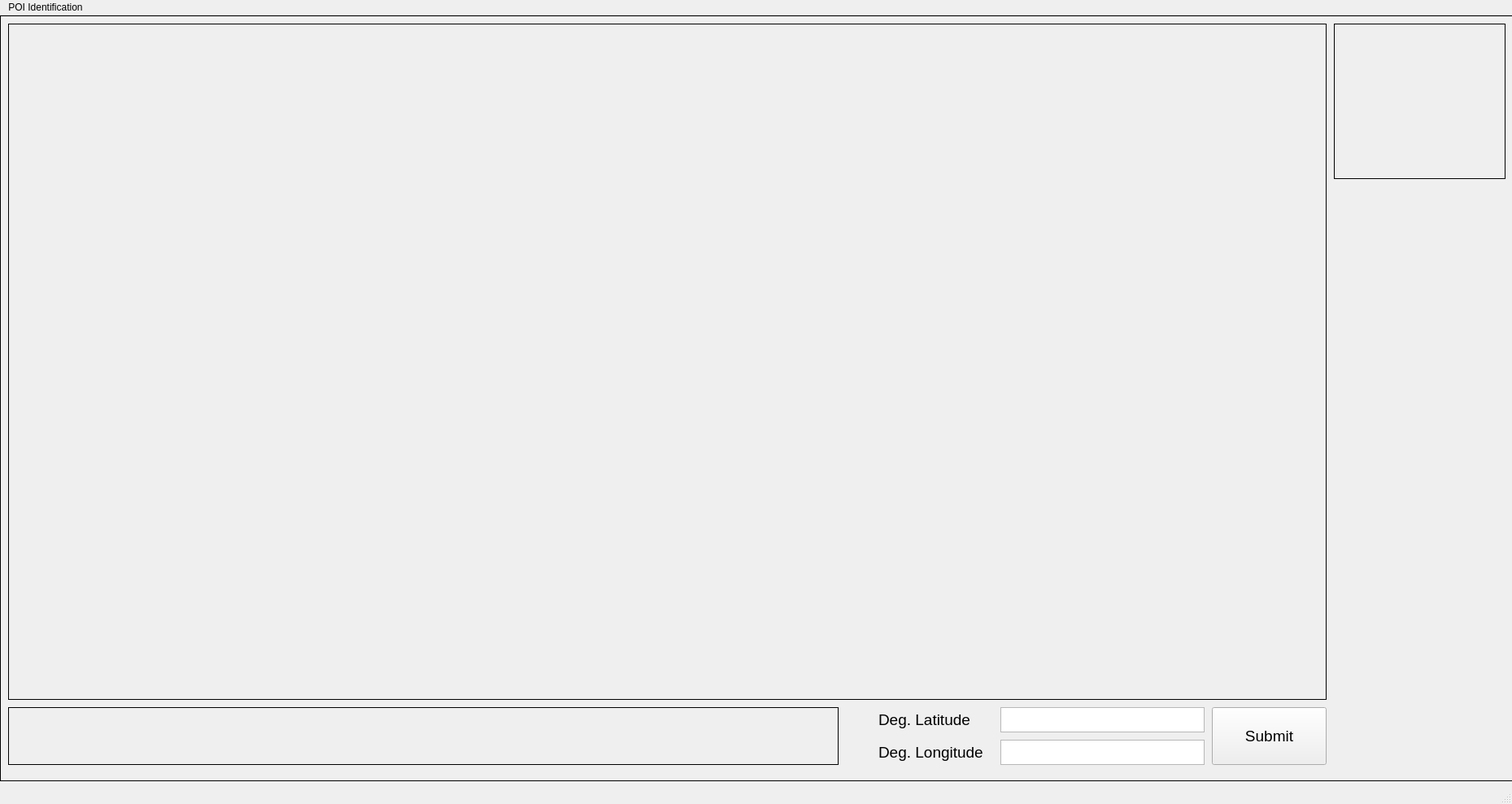
<?xml version="1.0" encoding="UTF-8"?>
<ui version="4.0">
 <class>MainWindow</class>
 <widget class="QMainWindow" name="MainWindow">
  <property name="geometry">
   <rect>
    <x>0</x>
    <y>0</y>
    <width>1859</width>
    <height>988</height>
   </rect>
  </property>
  <property name="sizePolicy">
   <sizepolicy hsizetype="Maximum" vsizetype="Maximum">
    <horstretch>0</horstretch>
    <verstretch>0</verstretch>
   </sizepolicy>
  </property>
  <property name="windowTitle">
   <string>MainWindow</string>
  </property>
  <widget class="QWidget" name="centralwidget">
   <widget class="QFrame" name="frame">
    <property name="geometry">
     <rect>
      <x>0</x>
      <y>0</y>
      <width>1931</width>
      <height>941</height>
     </rect>
    </property>
    <property name="frameShape">
     <enum>QFrame::Box</enum>
    </property>
    <property name="frameShadow">
     <enum>QFrame::Plain</enum>
    </property>
    <widget class="QLabel" name="map_label">
     <property name="geometry">
      <rect>
       <x>10</x>
       <y>10</y>
       <width>1621</width>
       <height>831</height>
      </rect>
     </property>
     <property name="sizePolicy">
      <sizepolicy hsizetype="Maximum" vsizetype="Maximum">
       <horstretch>0</horstretch>
       <verstretch>0</verstretch>
      </sizepolicy>
     </property>
     <property name="frameShape">
      <enum>QFrame::Box</enum>
     </property>
     <property name="text">
      <string/>
     </property>
     <property name="pixmap">
      <pixmap>base_map.png</pixmap>
     </property>
     <property name="scaledContents">
      <bool>false</bool>
     </property>
    </widget>
    <widget class="QLabel" name="mission_control_text">
     <property name="geometry">
      <rect>
       <x>10</x>
       <y>850</y>
       <width>1021</width>
       <height>71</height>
      </rect>
     </property>
     <property name="font">
      <font>
       <pointsize>14</pointsize>
      </font>
     </property>
     <property name="frameShape">
      <enum>QFrame::Box</enum>
     </property>
     <property name="text">
      <string/>
     </property>
    </widget>
    <widget class="QLabel" name="longitude_label">
     <property name="geometry">
      <rect>
       <x>1080</x>
       <y>890</y>
       <width>151</width>
       <height>31</height>
      </rect>
     </property>
     <property name="font">
      <font>
       <pointsize>14</pointsize>
      </font>
     </property>
     <property name="text">
      <string>Deg. Longitude</string>
     </property>
    </widget>
    <widget class="QPlainTextEdit" name="longitude_input">
     <property name="geometry">
      <rect>
       <x>1230</x>
       <y>890</y>
       <width>251</width>
       <height>31</height>
      </rect>
     </property>
    </widget>
    <widget class="QPushButton" name="submit_button">
     <property name="geometry">
      <rect>
       <x>1490</x>
       <y>850</y>
       <width>141</width>
       <height>71</height>
      </rect>
     </property>
     <property name="font">
      <font>
       <pointsize>14</pointsize>
      </font>
     </property>
     <property name="text">
      <string>Submit</string>
     </property>
    </widget>
    <widget class="QPlainTextEdit" name="latitude_input">
     <property name="geometry">
      <rect>
       <x>1230</x>
       <y>850</y>
       <width>251</width>
       <height>31</height>
      </rect>
     </property>
    </widget>
    <widget class="QLabel" name="latitude_label">
     <property name="geometry">
      <rect>
       <x>1080</x>
       <y>850</y>
       <width>151</width>
       <height>31</height>
      </rect>
     </property>
     <property name="font">
      <font>
       <pointsize>14</pointsize>
      </font>
     </property>
     <property name="text">
      <string>Deg. Latitude</string>
     </property>
    </widget>
    <widget class="QLabel" name="key_label">
     <property name="geometry">
      <rect>
       <x>1640</x>
       <y>10</y>
       <width>211</width>
       <height>191</height>
      </rect>
     </property>
     <property name="frameShape">
      <enum>QFrame::Box</enum>
     </property>
     <property name="text">
      <string/>
     </property>
     <property name="pixmap">
      <pixmap>legend.png</pixmap>
     </property>
     <property name="scaledContents">
      <bool>true</bool>
     </property>
     <property name="alignment">
      <set>Qt::AlignCenter</set>
     </property>
    </widget>
   </widget>
  </widget>
  <widget class="QMenuBar" name="menubar">
   <property name="geometry">
    <rect>
     <x>0</x>
     <y>0</y>
     <width>1859</width>
     <height>21</height>
    </rect>
   </property>
   <widget class="QMenu" name="menuPOI_Identification">
    <property name="title">
     <string>POI Identification</string>
    </property>
   </widget>
   <addaction name="menuPOI_Identification"/>
  </widget>
  <widget class="QStatusBar" name="statusbar"/>
 </widget>
 <resources/>
 <connections/>
</ui>
